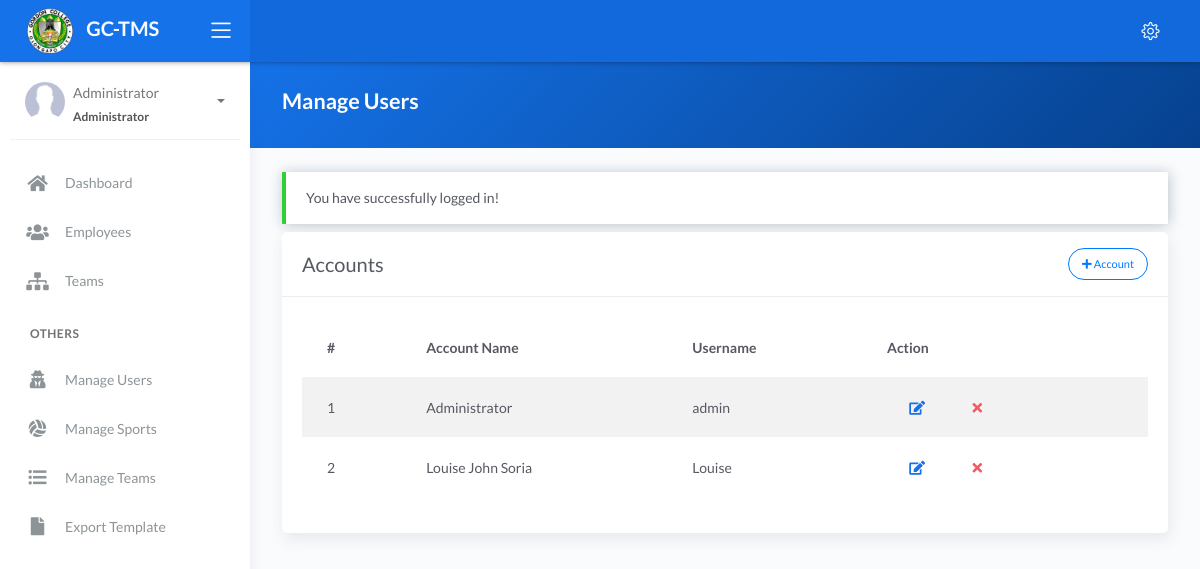
Page /manage_users.php (signed in) on the committed database.
### tables this page shows
CREATE TABLE `tbl_users` (
  `id` int(11) NOT NULL,
  `username` varchar(255) DEFAULT NULL,
  `password` varchar(100) DEFAULT NULL,
  `user_type` varchar(255) DEFAULT NULL,
  `acc_name` varchar(255) DEFAULT NULL,
  `team_assigned` varchar(255) DEFAULT NULL,
  `created_at` timestamp NOT NULL DEFAULT current_timestamp()
);

### manage_users.php (the view, shortened to what this page needs)
<?php include 'server/server.php' ?>
<?php
$query = "SELECT * FROM tbl_users";
$result = $conn->query($query);
$accounts = array();
while ($row = $result->fetch_assoc()) {
	$accounts[] = $row;
}
?>
<!DOCTYPE html>
<html lang="en">
<head>
	<?php include 'templates/header.php' ?>
</head>
<body>
	<div class="wrapper">
		<?php include 'templates/main-header.php' ?>
		<?php include 'templates/sidebar.php' ?>
		<div class="main-panel">
			<div class="content">
				<div class="panel-header bg-primary-gradient">
					<div class="page-inner">
						<div class="d-flex align-items-left align-items-md-center flex-column flex-md-row">
							<div>
								<h2 class="text-white fw-bold">Manage Users</h2>
							</div>
						</div>
					</div>
				</div>
				<div class="page-inner">
					<?php if (isset($_SESSION['message'])) : ?>
						<div class="alert alert-<?php echo $_SESSION['success']; ?> <?= $_SESSION['success'] == 'danger' ? 'bg-danger text-light' : null ?>" role="alert">
							<?php echo $_SESSION['message']; ?>
						</div>
					<?php endif ?>
					<div class="row mt--2">
						<div class="col-md-12">
							<div class="card">
								<div class="card-header">
									<div class="card-head-row">
										<div class="card-title">Accounts</div>
										<?php if (isset($_SESSION['username'])) : ?>
											<div class="card-tools">
												<a href="#add" data-toggle="modal" class="btn btn-outline-primary btn-round btn-sm">
													<i class="fa fa-plus"></i>
													Account
												</a>
											</div>
										<?php endif ?>
									</div>
								</div>
								<div class="card-body">
									<div class="table-responsive">
										<table class="table table-striped">
											<thead>
												<tr>
													<th scope="col">#</th>
													<th scope="col">Account Name</th>
													<th scope="col">Username</th>
													<?php if (isset($_SESSION['username'])) : ?>
														<th>Action</th>
													<?php endif ?>
												</tr>
											</thead>
											<tbody>
												<?php if (!empty($accounts)) : ?>
													<?php foreach ($accounts as $index => $row) : ?>
														<tr>
															<td class="text-uppercase"><?= $index + 1 ?></td>
															<td><?= $row['acc_name'] ?></td>
															<td><?= $row['username'] ?></td>
															<?php if (isset($_SESSION['username'])) : ?>
																<td>
																	<a type="button" href="#edit" data-toggle="modal" class="btn btn-link btn-primary" title="Edit Account" onclick="editUser(this)" data-id="<?= $row['id'] ?>" data-username="<?= $row['username'] ?>" data-user-type="<?= $row['user_type'] ?>" data-acc-name="<?= $row['acc_name'] ?>" data-team-assigned="<?= $row['team_assigned'] ?>">
																		<i class="fa fa-edit"></i>
																	</a>
																	<?php if ($_SESSION['role'] == 'administrator') : ?>
																		<a href="#" class="btn btn-link btn-danger" data-toggle="modal" data-target="#removeUser<?= $row['id'] ?>">
																			<i class="fa fa-times"></i>
																		</a>
																	<?php endif ?>
																</td>
															<?php endif ?>
														</tr>
													<?php endforeach ?>
												<?php else : ?>
													<tr>
														<td colspan="6" class="text-center">No Available Data</td>
													</tr>
												<?php endif ?>
											</tbody>
										</table>
									</div>
								</div>
							</div>
						</div>
					</div>
				</div>
			</div>
		</div>
		<?php include 'templates/main-footer.php' ?>
	</div>
</body>
</html>

### rows in the picture
tbl_users: acc_name "Administrator", username "admin"
tbl_users: acc_name "Louise John Soria", username "Louise"

### other values in the picture
$_SESSION['acc_name'] "Administrator"
$_SESSION['role'] "Administrator"
$_SESSION['message'] "You have successfully logged in!"
